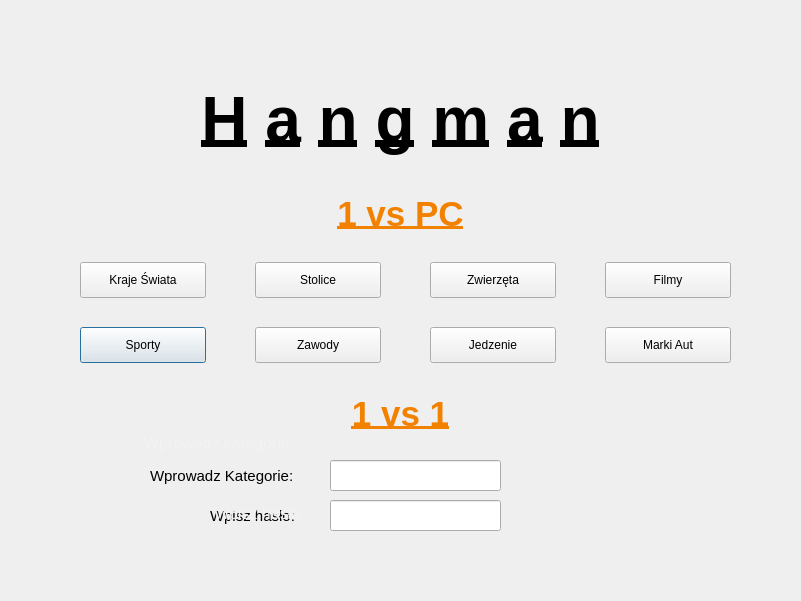
<?xml version="1.0" encoding="UTF-8"?>
<ui version="4.0">
 <class>Dialog</class>
 <widget class="QDialog" name="Dialog">
  <property name="geometry">
   <rect>
    <x>0</x>
    <y>0</y>
    <width>801</width>
    <height>601</height>
   </rect>
  </property>
  <property name="windowTitle">
   <string>Dialog</string>
  </property>
  <widget class="QLabel" name="label_2">
   <property name="geometry">
    <rect>
     <x>210</x>
     <y>500</y>
     <width>111</width>
     <height>31</height>
    </rect>
   </property>
   <property name="font">
    <font>
     <pointsize>11</pointsize>
    </font>
   </property>
   <property name="text">
    <string>Wpisz hasło: </string>
   </property>
  </widget>
  <widget class="QTextBrowser" name="textBrowser_3">
   <property name="enabled">
    <bool>true</bool>
   </property>
   <property name="geometry">
    <rect>
     <x>0</x>
     <y>390</y>
     <width>801</width>
     <height>61</height>
    </rect>
   </property>
   <property name="contextMenuPolicy">
    <enum>Qt::ContextMenuPolicy::DefaultContextMenu</enum>
   </property>
   <property name="autoFillBackground">
    <bool>true</bool>
   </property>
   <property name="styleSheet">
    <string notr="true">QTextBrowser {
    background: transparent;
    border: none;
}
</string>
   </property>
   <property name="frameShape">
    <enum>QFrame::Shape::NoFrame</enum>
   </property>
   <property name="frameShadow">
    <enum>QFrame::Shadow::Plain</enum>
   </property>
   <property name="html">
    <string>&lt;!DOCTYPE HTML PUBLIC &quot;-//W3C//DTD HTML 4.0//EN&quot; &quot;http://www.w3.org/TR/REC-html40/strict.dtd&quot;&gt;
&lt;html&gt;&lt;head&gt;&lt;meta name=&quot;qrichtext&quot; content=&quot;1&quot; /&gt;&lt;meta charset=&quot;utf-8&quot; /&gt;&lt;style type=&quot;text/css&quot;&gt;
p, li { white-space: pre-wrap; }
hr { height: 1px; border-width: 0; }
li.unchecked::marker { content: &quot;\2610&quot;; }
li.checked::marker { content: &quot;\2612&quot;; }
&lt;/style&gt;&lt;/head&gt;&lt;body style=&quot; font-family:'Segoe UI'; font-size:9pt; font-weight:400; font-style:normal;&quot;&gt;
&lt;p align=&quot;center&quot; style=&quot; margin-top:12px; margin-bottom:12px; margin-left:0px; margin-right:0px; -qt-block-indent:0; text-indent:0px;&quot;&gt;&lt;span style=&quot; font-size:26pt; font-weight:700; text-decoration: underline; color:#f28100;&quot;&gt;1 vs 1&lt;/span&gt;&lt;/p&gt;&lt;/body&gt;&lt;/html&gt;</string>
   </property>
  </widget>
  <widget class="QLabel" name="label">
   <property name="geometry">
    <rect>
     <x>150</x>
     <y>460</y>
     <width>161</width>
     <height>31</height>
    </rect>
   </property>
   <property name="font">
    <font>
     <pointsize>11</pointsize>
    </font>
   </property>
   <property name="text">
    <string>Wprowadz Kategorie:</string>
   </property>
  </widget>
  <widget class="QLabel" name="labelTlo">
   <property name="geometry">
    <rect>
     <x>0</x>
     <y>0</y>
     <width>801</width>
     <height>601</height>
    </rect>
   </property>
   <property name="sizePolicy">
    <sizepolicy hsizetype="Preferred" vsizetype="Preferred">
     <horstretch>0</horstretch>
     <verstretch>0</verstretch>
    </sizepolicy>
   </property>
   <property name="layoutDirection">
    <enum>Qt::LayoutDirection::LeftToRight</enum>
   </property>
   <property name="text">
    <string/>
   </property>
   <property name="pixmap">
    <pixmap resource="resources.qrc">:/images/images/tlo.jpg</pixmap>
   </property>
   <property name="scaledContents">
    <bool>true</bool>
   </property>
   <property name="alignment">
    <set>Qt::AlignmentFlag::AlignCenter</set>
   </property>
  </widget>
  <widget class="QLineEdit" name="lineEditHaslo">
   <property name="geometry">
    <rect>
     <x>330</x>
     <y>500</y>
     <width>171</width>
     <height>31</height>
    </rect>
   </property>
  </widget>
  <widget class="QTextBrowser" name="textBrowserGameMode_2">
   <property name="enabled">
    <bool>true</bool>
   </property>
   <property name="geometry">
    <rect>
     <x>140</x>
     <y>430</y>
     <width>171</width>
     <height>31</height>
    </rect>
   </property>
   <property name="contextMenuPolicy">
    <enum>Qt::ContextMenuPolicy::DefaultContextMenu</enum>
   </property>
   <property name="autoFillBackground">
    <bool>true</bool>
   </property>
   <property name="styleSheet">
    <string notr="true">QTextBrowser {
    background: transparent;
    border: none;
}
</string>
   </property>
   <property name="frameShape">
    <enum>QFrame::Shape::NoFrame</enum>
   </property>
   <property name="frameShadow">
    <enum>QFrame::Shadow::Plain</enum>
   </property>
   <property name="html">
    <string>&lt;!DOCTYPE HTML PUBLIC &quot;-//W3C//DTD HTML 4.0//EN&quot; &quot;http://www.w3.org/TR/REC-html40/strict.dtd&quot;&gt;
&lt;html&gt;&lt;head&gt;&lt;meta name=&quot;qrichtext&quot; content=&quot;1&quot; /&gt;&lt;meta charset=&quot;utf-8&quot; /&gt;&lt;style type=&quot;text/css&quot;&gt;
p, li { white-space: pre-wrap; }
hr { height: 1px; border-width: 0; }
li.unchecked::marker { content: &quot;\2610&quot;; }
li.checked::marker { content: &quot;\2612&quot;; }
&lt;/style&gt;&lt;/head&gt;&lt;body style=&quot; font-family:'Segoe UI'; font-size:9pt; font-weight:400; font-style:normal;&quot;&gt;
&lt;p style=&quot; margin-top:12px; margin-bottom:12px; margin-left:0px; margin-right:0px; -qt-block-indent:0; text-indent:0px;&quot;&gt;&lt;span style=&quot; font-size:12pt; color:#f2f2f2;&quot;&gt;Wprowadz kategorie:&lt;/span&gt;&lt;/p&gt;&lt;/body&gt;&lt;/html&gt;</string>
   </property>
  </widget>
  <widget class="QTextBrowser" name="textBrowser_2">
   <property name="enabled">
    <bool>true</bool>
   </property>
   <property name="geometry">
    <rect>
     <x>0</x>
     <y>190</y>
     <width>801</width>
     <height>61</height>
    </rect>
   </property>
   <property name="contextMenuPolicy">
    <enum>Qt::ContextMenuPolicy::DefaultContextMenu</enum>
   </property>
   <property name="autoFillBackground">
    <bool>true</bool>
   </property>
   <property name="styleSheet">
    <string notr="true">QTextBrowser {
    background: transparent;
    border: none;
}
</string>
   </property>
   <property name="frameShape">
    <enum>QFrame::Shape::NoFrame</enum>
   </property>
   <property name="frameShadow">
    <enum>QFrame::Shadow::Plain</enum>
   </property>
   <property name="html">
    <string>&lt;!DOCTYPE HTML PUBLIC &quot;-//W3C//DTD HTML 4.0//EN&quot; &quot;http://www.w3.org/TR/REC-html40/strict.dtd&quot;&gt;
&lt;html&gt;&lt;head&gt;&lt;meta name=&quot;qrichtext&quot; content=&quot;1&quot; /&gt;&lt;meta charset=&quot;utf-8&quot; /&gt;&lt;style type=&quot;text/css&quot;&gt;
p, li { white-space: pre-wrap; }
hr { height: 1px; border-width: 0; }
li.unchecked::marker { content: &quot;\2610&quot;; }
li.checked::marker { content: &quot;\2612&quot;; }
&lt;/style&gt;&lt;/head&gt;&lt;body style=&quot; font-family:'Segoe UI'; font-size:9pt; font-weight:400; font-style:normal;&quot;&gt;
&lt;p align=&quot;center&quot; style=&quot; margin-top:12px; margin-bottom:12px; margin-left:0px; margin-right:0px; -qt-block-indent:0; text-indent:0px;&quot;&gt;&lt;span style=&quot; font-size:26pt; font-weight:700; text-decoration: underline; color:#f28100;&quot;&gt;1 vs PC&lt;/span&gt;&lt;/p&gt;&lt;/body&gt;&lt;/html&gt;</string>
   </property>
  </widget>
  <widget class="QWidget" name="verticalLayoutWidget">
   <property name="geometry">
    <rect>
     <x>80</x>
     <y>260</y>
     <width>651</width>
     <height>105</height>
    </rect>
   </property>
   <layout class="QVBoxLayout" name="verticalLayoutKategorie_2">
    <item>
     <layout class="QGridLayout" name="gridKategorie_2">
      <property name="leftMargin">
       <number>0</number>
      </property>
      <property name="horizontalSpacing">
       <number>49</number>
      </property>
      <property name="verticalSpacing">
       <number>29</number>
      </property>
      <item row="1" column="0">
       <widget class="QPushButton" name="pushButton_9">
        <property name="sizePolicy">
         <sizepolicy hsizetype="Expanding" vsizetype="Fixed">
          <horstretch>0</horstretch>
          <verstretch>0</verstretch>
         </sizepolicy>
        </property>
        <property name="minimumSize">
         <size>
          <width>0</width>
          <height>36</height>
         </size>
        </property>
        <property name="text">
         <string>Sporty</string>
        </property>
       </widget>
      </item>
      <item row="0" column="0">
       <widget class="QPushButton" name="pushButton_4">
        <property name="sizePolicy">
         <sizepolicy hsizetype="Expanding" vsizetype="Fixed">
          <horstretch>0</horstretch>
          <verstretch>0</verstretch>
         </sizepolicy>
        </property>
        <property name="minimumSize">
         <size>
          <width>0</width>
          <height>36</height>
         </size>
        </property>
        <property name="text">
         <string>Kraje Świata</string>
        </property>
       </widget>
      </item>
      <item row="0" column="3">
       <widget class="QPushButton" name="ButtCountry_5">
        <property name="sizePolicy">
         <sizepolicy hsizetype="Expanding" vsizetype="Fixed">
          <horstretch>0</horstretch>
          <verstretch>0</verstretch>
         </sizepolicy>
        </property>
        <property name="minimumSize">
         <size>
          <width>0</width>
          <height>36</height>
         </size>
        </property>
        <property name="text">
         <string>Filmy</string>
        </property>
       </widget>
      </item>
      <item row="0" column="1">
       <widget class="QPushButton" name="pushButton_10">
        <property name="sizePolicy">
         <sizepolicy hsizetype="Expanding" vsizetype="Fixed">
          <horstretch>0</horstretch>
          <verstretch>0</verstretch>
         </sizepolicy>
        </property>
        <property name="minimumSize">
         <size>
          <width>0</width>
          <height>36</height>
         </size>
        </property>
        <property name="text">
         <string>Stolice</string>
        </property>
       </widget>
      </item>
      <item row="1" column="3">
       <widget class="QPushButton" name="pushButton_11">
        <property name="sizePolicy">
         <sizepolicy hsizetype="Expanding" vsizetype="Fixed">
          <horstretch>0</horstretch>
          <verstretch>0</verstretch>
         </sizepolicy>
        </property>
        <property name="minimumSize">
         <size>
          <width>0</width>
          <height>36</height>
         </size>
        </property>
        <property name="text">
         <string>Marki Aut</string>
        </property>
       </widget>
      </item>
      <item row="0" column="2">
       <widget class="QPushButton" name="pushButton_12">
        <property name="sizePolicy">
         <sizepolicy hsizetype="Expanding" vsizetype="Fixed">
          <horstretch>0</horstretch>
          <verstretch>0</verstretch>
         </sizepolicy>
        </property>
        <property name="minimumSize">
         <size>
          <width>0</width>
          <height>36</height>
         </size>
        </property>
        <property name="text">
         <string>Zwierzęta</string>
        </property>
       </widget>
      </item>
      <item row="1" column="1">
       <widget class="QPushButton" name="pushButton_13">
        <property name="sizePolicy">
         <sizepolicy hsizetype="Expanding" vsizetype="Fixed">
          <horstretch>0</horstretch>
          <verstretch>0</verstretch>
         </sizepolicy>
        </property>
        <property name="minimumSize">
         <size>
          <width>0</width>
          <height>36</height>
         </size>
        </property>
        <property name="text">
         <string>Zawody</string>
        </property>
       </widget>
      </item>
      <item row="1" column="2">
       <widget class="QPushButton" name="pushButton_14">
        <property name="sizePolicy">
         <sizepolicy hsizetype="Expanding" vsizetype="Fixed">
          <horstretch>0</horstretch>
          <verstretch>0</verstretch>
         </sizepolicy>
        </property>
        <property name="minimumSize">
         <size>
          <width>0</width>
          <height>36</height>
         </size>
        </property>
        <property name="text">
         <string>Jedzenie</string>
        </property>
       </widget>
      </item>
     </layout>
    </item>
   </layout>
  </widget>
  <widget class="QTextBrowser" name="textBrowser">
   <property name="enabled">
    <bool>true</bool>
   </property>
   <property name="geometry">
    <rect>
     <x>0</x>
     <y>80</y>
     <width>801</width>
     <height>101</height>
    </rect>
   </property>
   <property name="contextMenuPolicy">
    <enum>Qt::ContextMenuPolicy::DefaultContextMenu</enum>
   </property>
   <property name="autoFillBackground">
    <bool>true</bool>
   </property>
   <property name="styleSheet">
    <string notr="true">QTextBrowser {
    background: transparent;
    border: none;
}
</string>
   </property>
   <property name="frameShape">
    <enum>QFrame::Shape::NoFrame</enum>
   </property>
   <property name="frameShadow">
    <enum>QFrame::Shadow::Plain</enum>
   </property>
   <property name="html">
    <string>&lt;!DOCTYPE HTML PUBLIC &quot;-//W3C//DTD HTML 4.0//EN&quot; &quot;http://www.w3.org/TR/REC-html40/strict.dtd&quot;&gt;
&lt;html&gt;&lt;head&gt;&lt;meta name=&quot;qrichtext&quot; content=&quot;1&quot; /&gt;&lt;meta charset=&quot;utf-8&quot; /&gt;&lt;style type=&quot;text/css&quot;&gt;
p, li { white-space: pre-wrap; }
hr { height: 1px; border-width: 0; }
li.unchecked::marker { content: &quot;\2610&quot;; }
li.checked::marker { content: &quot;\2612&quot;; }
&lt;/style&gt;&lt;/head&gt;&lt;body style=&quot; font-family:'Segoe UI'; font-size:9pt; font-weight:400; font-style:normal;&quot;&gt;
&lt;p align=&quot;center&quot; style=&quot; margin-top:0px; margin-bottom:0px; margin-left:0px; margin-right:0px; -qt-block-indent:0; text-indent:0px;&quot;&gt;&lt;span style=&quot; font-size:48pt; font-weight:700; text-decoration: underline;&quot;&gt;H&lt;/span&gt;&lt;span style=&quot; font-size:48pt; font-weight:700;&quot;&gt; &lt;/span&gt;&lt;span style=&quot; font-size:48pt; font-weight:700; text-decoration: underline;&quot;&gt;a&lt;/span&gt;&lt;span style=&quot; font-size:48pt; font-weight:700;&quot;&gt; &lt;/span&gt;&lt;span style=&quot; font-size:48pt; font-weight:700; text-decoration: underline;&quot;&gt;n&lt;/span&gt;&lt;span style=&quot; font-size:48pt; font-weight:700;&quot;&gt; &lt;/span&gt;&lt;span style=&quot; font-size:48pt; font-weight:700; text-decoration: underline;&quot;&gt;g&lt;/span&gt;&lt;span style=&quot; font-size:48pt; font-weight:700;&quot;&gt; &lt;/span&gt;&lt;span style=&quot; font-size:48pt; font-weight:700; text-decoration: underline;&quot;&gt;m&lt;/span&gt;&lt;span style=&quot; font-size:48pt; font-weight:700;&quot;&gt; &lt;/span&gt;&lt;span style=&quot; font-size:48pt; font-weight:700; text-decoration: underline;&quot;&gt;a&lt;/span&gt;&lt;span style=&quot; font-size:48pt; font-weight:700;&quot;&gt; &lt;/span&gt;&lt;span style=&quot; font-size:48pt; font-weight:700; text-decoration: underline;&quot;&gt;n&lt;/span&gt;&lt;/p&gt;&lt;/body&gt;&lt;/html&gt;</string>
   </property>
  </widget>
  <widget class="QLineEdit" name="lineEditKategoria">
   <property name="geometry">
    <rect>
     <x>330</x>
     <y>460</y>
     <width>171</width>
     <height>31</height>
    </rect>
   </property>
  </widget>
  <widget class="QTextBrowser" name="textBrowserGameMode_3">
   <property name="enabled">
    <bool>true</bool>
   </property>
   <property name="geometry">
    <rect>
     <x>210</x>
     <y>500</y>
     <width>111</width>
     <height>31</height>
    </rect>
   </property>
   <property name="contextMenuPolicy">
    <enum>Qt::ContextMenuPolicy::DefaultContextMenu</enum>
   </property>
   <property name="autoFillBackground">
    <bool>true</bool>
   </property>
   <property name="styleSheet">
    <string notr="true">QTextBrowser {
    background: transparent;
    border: none;
}
</string>
   </property>
   <property name="frameShape">
    <enum>QFrame::Shape::NoFrame</enum>
   </property>
   <property name="frameShadow">
    <enum>QFrame::Shadow::Plain</enum>
   </property>
   <property name="html">
    <string>&lt;!DOCTYPE HTML PUBLIC &quot;-//W3C//DTD HTML 4.0//EN&quot; &quot;http://www.w3.org/TR/REC-html40/strict.dtd&quot;&gt;
&lt;html&gt;&lt;head&gt;&lt;meta name=&quot;qrichtext&quot; content=&quot;1&quot; /&gt;&lt;meta charset=&quot;utf-8&quot; /&gt;&lt;style type=&quot;text/css&quot;&gt;
p, li { white-space: pre-wrap; }
hr { height: 1px; border-width: 0; }
li.unchecked::marker { content: &quot;\2610&quot;; }
li.checked::marker { content: &quot;\2612&quot;; }
&lt;/style&gt;&lt;/head&gt;&lt;body style=&quot; font-family:'Segoe UI'; font-size:9pt; font-weight:400; font-style:normal;&quot;&gt;
&lt;p style=&quot; margin-top:12px; margin-bottom:12px; margin-left:0px; margin-right:0px; -qt-block-indent:0; text-indent:0px;&quot;&gt;&lt;span style=&quot; font-size:12pt; color:#f2f2f2;&quot;&gt;Wpisz hasło: &lt;/span&gt;&lt;/p&gt;&lt;/body&gt;&lt;/html&gt;</string>
   </property>
  </widget>
 </widget>
 <resources>
  <include location="resources.qrc"/>
 </resources>
 <connections/>
</ui>
